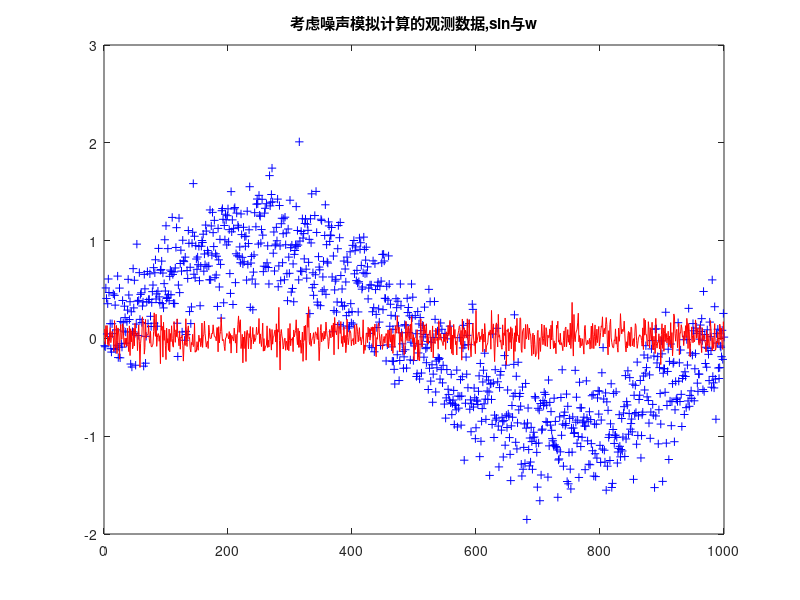
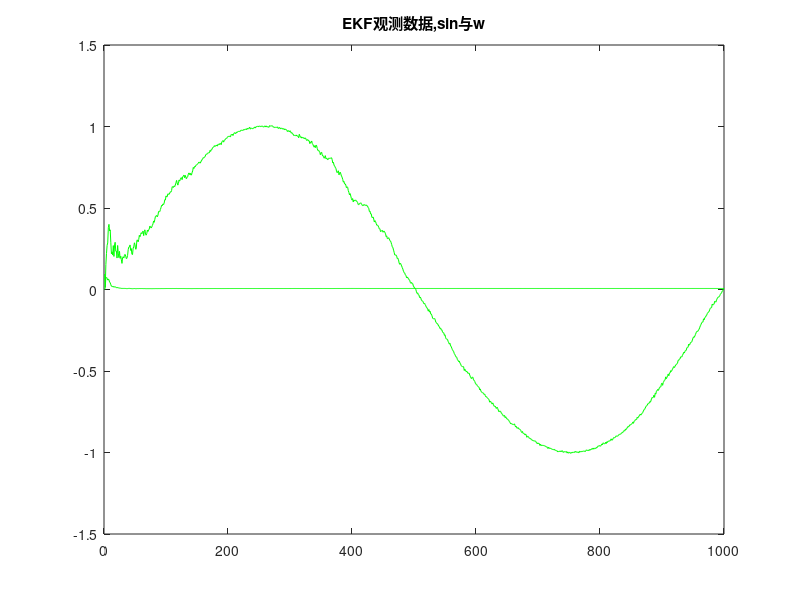
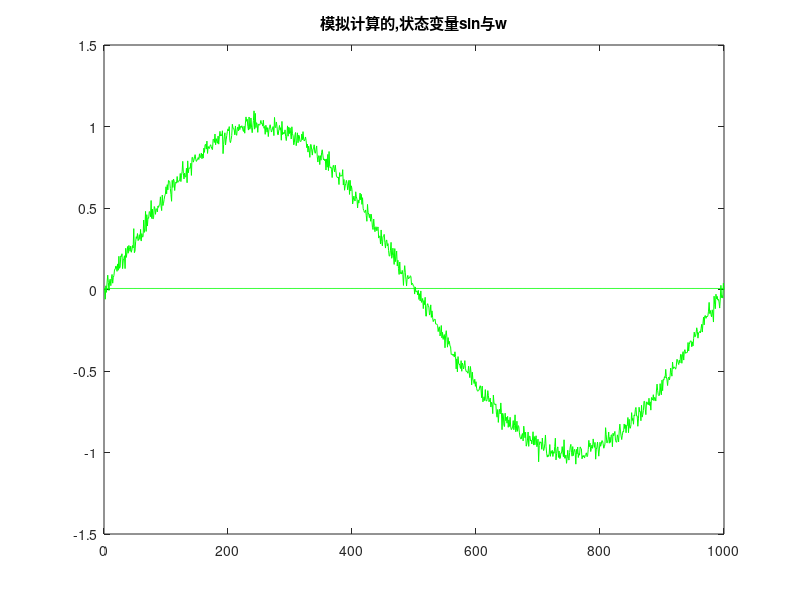
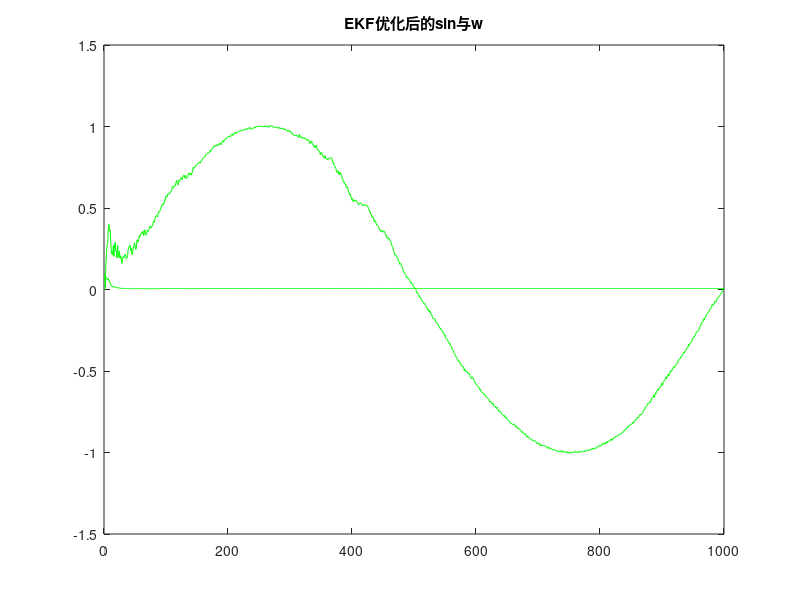

Recreate these plots in MATLAB, in order.
% close all;
% %load ../bin/log_file4.txt;
% 
% % This is the data format:
% % iteration# [TAB] true1 [TAB] estimate1 [TAB] measured1 [TAB] 
% % true2 [TAB] estimate2 [TAB] measured2 [EOL]
% 
% h = figure;
% 
% subplot(2, 1, 1);
% hold;
% plot(log_file4(:,1), log_file4(:,2), '+b');
% plot(log_file4(:,1), log_file4(:,3), 'r');
% plot(log_file4(:,1), log_file4(:,4), 'g');
% xlabel('Time');
% ylabel('Position');
% title('Extended Kalman Filtering of a Sine Wave - Position');
% legend('Position Measurements', 'True Position', 'Position Estimates');
% 
% subplot(2, 1, 2);
% hold;
% plot(log_file4(:,1), log_file4(:,5), '+b');
% plot(log_file4(:,1), log_file4(:,6), 'r');
% plot(log_file4(:,1), log_file4(:,7), 'g');
% xlabel('Time');
% ylabel('Frequency');
% title('Extended Kalman Filtering of a Sine Wave - Frequency');
% legend('Frequency Measurements', 'True Frequency', 'Frequency Estimates');
close all;
%load ../bin/log_file4.txt;
load("log.txt");
% This is the data format:
% iteration# [TAB] true1 [TAB] estimate1 [TAB] measured1 [TAB] 
% true2 [TAB] estimate2 [TAB] measured2 [EOL]

% h = figure;
% 
% subplot(2, 1, 1);
% hold;
% plot(log_file4(:,1), log_file4(:,2), '+b');
% plot(log_file4(:,1), log_file4(:,3), 'r');
% plot(log_file4(:,1), log_file4(:,4), 'g');
% xlabel('Time');
% ylabel('Position');
% title('Extended Kalman Filtering of a Sine Wave - Position');
% legend('Position Measurements', 'True Position', 'Position Estimates');
% 
% subplot(2, 1, 2);
% hold;
% plot(log_file4(:,1), log_file4(:,5), '+b');
% plot(log_file4(:,1), log_file4(:,6), 'r');
% plot(log_file4(:,1), log_file4(:,7), 'g');
% xlabel('Time');
% ylabel('Frequency');
% title('Extended Kalman Filtering of a Sine Wave - Frequency');
% legend('Frequency Measurements', 'True Frequency', 'Frequency Estimates');
% 
% saveas(h, 'ex4.png');


plot(log(:,1), log(:,2), '+b');
hold on;
plot(log(:,1), log(:,3), 'r');
title("考虑噪声模拟计算的观测数据,sin与w");
figure
plot(log(:,1), log(:,4), 'g');
hold on;
plot(log(:,1), log(:,5), 'g');
title("EKF观测数据,sin与w");
figure
plot(log(:,1), log(:,6), 'g');
hold on;
plot(log(:,1), log(:,7), 'g');
title("模拟计算的,状态变量sin与w");
figure
% ylim([-0.02,0.02])
plot(log(:,1), log(:,8), 'g');
hold on;
plot(log(:,1), log(:,9), 'g');
title("EKF优化后的sin与w");
% saveas(h, 'ex4.png');